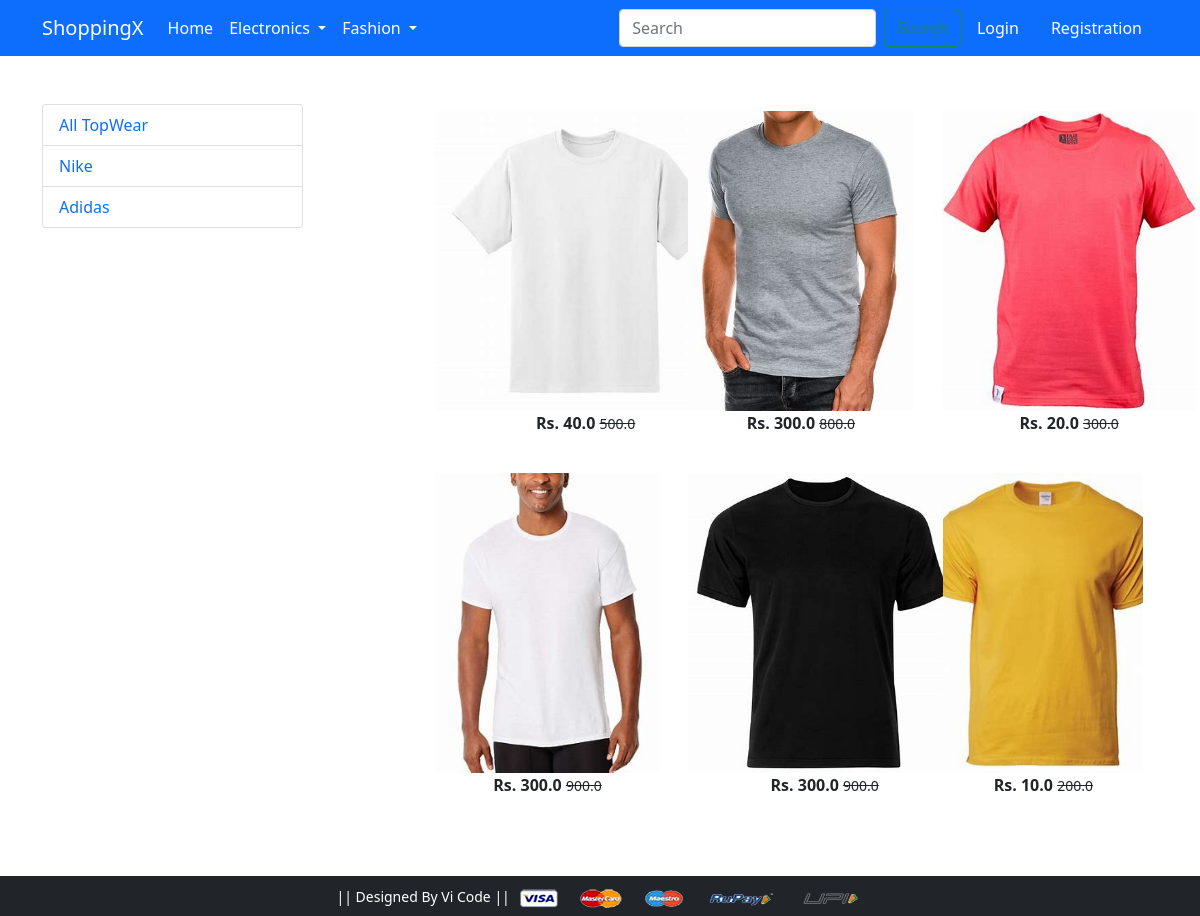
Before: /topwear/nike with the older database file.
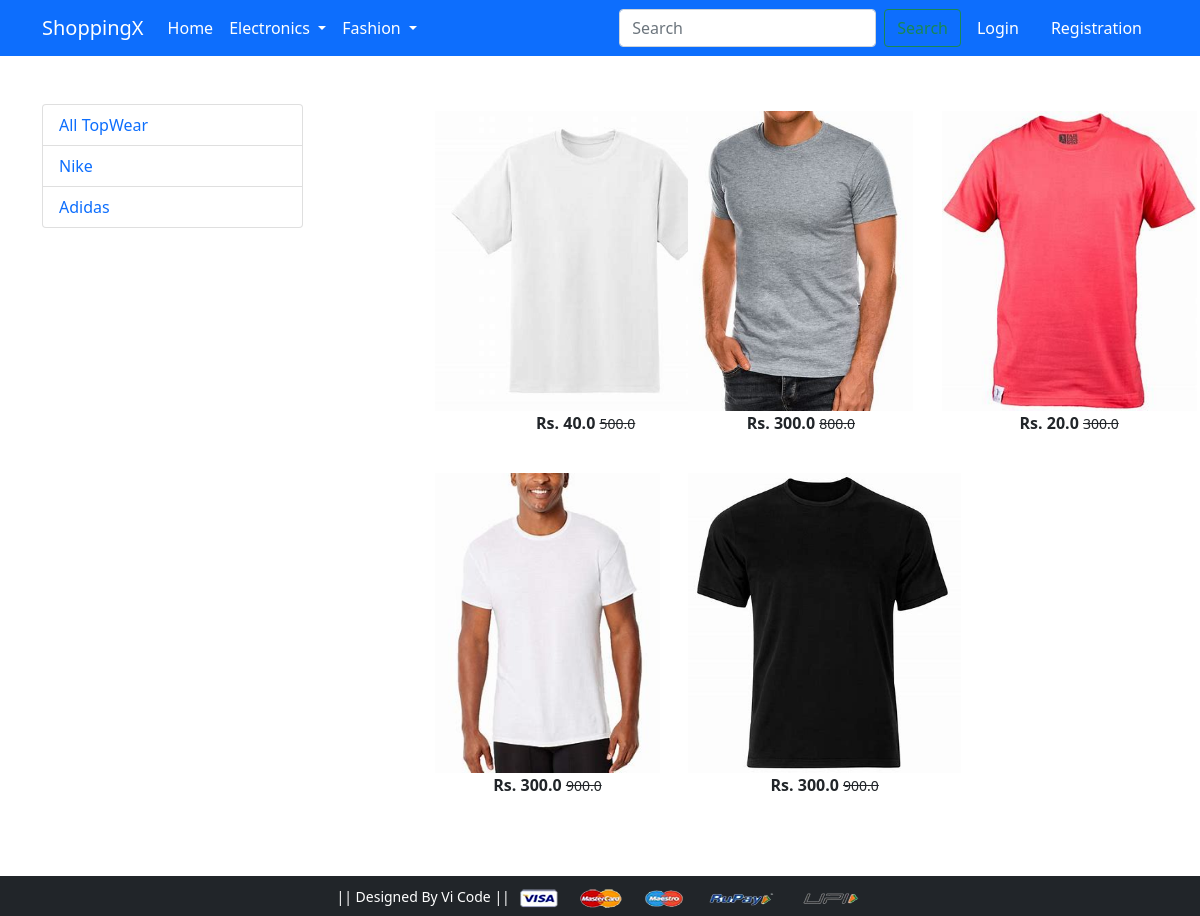
After: the same page with the newer database file.
### app/models.py (models this page shows, shortened)
class Product(models.Model):
    title = models.CharField(max_length=100)
    selling_price = models.FloatField()
    discounted_price = models.FloatField()
    description = models.TextField()
    brand = models.CharField(max_length=100)
    category = models.CharField(choices=CATEGORY_CHOICES, max_length=2)
    product_image = models.ImageField(upload_to='productimg')

### app/views.py (the view)
# urls.py: path('topwear/', views.topwear, name='topwear'),
def topwear(request, data=None):
 if data == None:
  topwears = Product.objects.filter(category='TW')
 elif data == 'nike' or data == 'adidas':
  topwears = Product.objects.filter(category='TW').filter(brand=data)
 return render(request, 'app/topwear.html',{'topwears' : topwears})

### app/templates/app/topwear.html (shortened to what this page needs)
{% extends 'app/base.html' %}
{% load static %}
{% block main-content %}
<div class="container my-5">
 <div class="row">
  <div class="col-sm-3">
    <div class="list-group">
        <a href="{% url 'topwear'%}" class="list-group-item
        list-gruop-item-action" aria-current="true">All TopWear</a>
        <a href="{% url 'topweardata' 'nike' %}"
        class="list-group-item list-gruop-item-action"area-current="true">Nike</a>
        <a href="{% url 'topweardata' 'adidas' %}"
        class="list-group-item list-gruop-item-action">Adidas</a>
    </div>
  </div>
  <div class="col-sm-8 offset-sm-1">
    <div class="row">
      {% for product in topwears %}
      <div class="col-sm-4 text-center mb-4">
        <a href="{% url 'product-detail' product.id %}" class="btn">
          <div class="item">
            <img src="{{product.product_image.url}}" alt="" height="300" class="">
            <div class="fw-bold">Rs. {{product.discounted_price}}
            <small class="fw-light text-decoration-line-through">{{product.selling_price}}</small>
            </div>
          </div>
        </a>
      </div>
      {% endfor %}
    </div>
  </div>
 </div>
</div>
{% endblock main-content %}

Changed rows visible on the page:
no longer on this page (row edited): Product: product_image (picture), discounted_price "10.0", selling_price "200.0"
